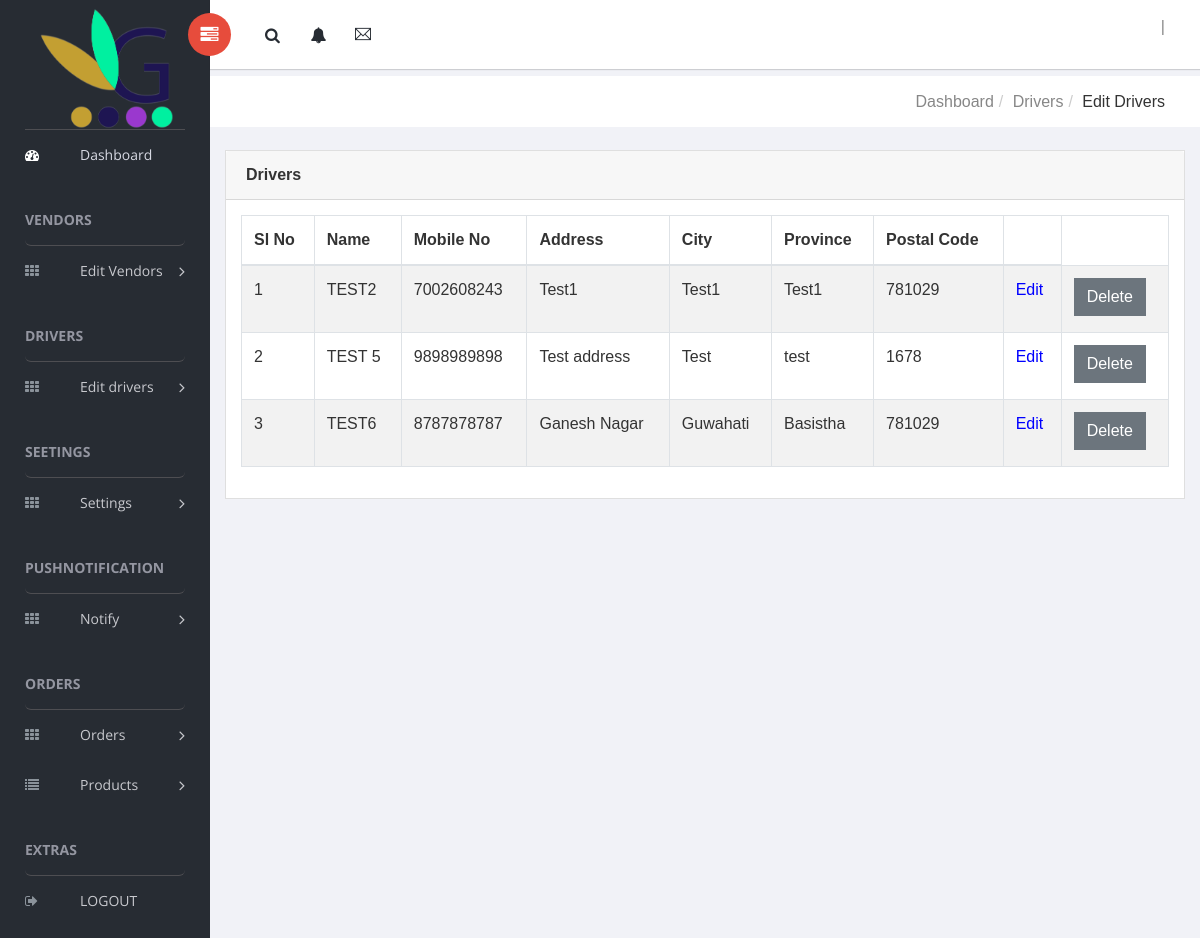
Screenshot of /EditDriver.php with the database file from the repository.
### tables this page shows
CREATE TABLE IF NOT EXISTS `user_details` (
  `ID` int(11) NOT NULL AUTO_INCREMENT,
  `Name` varchar(255) NOT NULL,
  `Email` varchar(255) DEFAULT NULL,
  `Password` varchar(200) NOT NULL,
  `Photo` varchar(255) DEFAULT 'profile_image.png',
  `Phone_No` varchar(20) NOT NULL,
  `role` int(11) NOT NULL DEFAULT '1',
  `Address` varchar(500) DEFAULT NULL,
  `Country` varchar(200) DEFAULT 'South Africa',
  `State` varchar(200) DEFAULT NULL,
  `City` varchar(255) DEFAULT NULL,
  `Pin` varchar(255) DEFAULT NULL,
  `Latitude` float(10,6) DEFAULT NULL,
  `Longitude` float(10,6) DEFAULT NULL,
  `Favorite_Home_Address` varchar(255) DEFAULT NULL,
  `Favourite_Work_Address` varchar(255) DEFAULT NULL,
  `Favourite_Other_Address` varchar(255) DEFAULT NULL,
  `isHome` int(11) NOT NULL DEFAULT '0',
  `HomeAddress` varchar(200) NOT NULL,
  `HomeHouseNo` varchar(200) NOT NULL,
  `HomeLandMark` varchar(200) NOT NULL,
  `HomeZip` varchar(200) NOT NULL,
  `isWork` tinyint(4) NOT NULL DEFAULT '0',
  `WorkAddress` varchar(200) NOT NULL,
  `WorkHouseNo` varchar(20) NOT NULL,
  `WorkLandMark` varchar(200) NOT NULL,
  `WorkZip` varchar(200) NOT NULL,
  `Rating` float(10,1) DEFAULT '0.0',
  `Is_Blocked` tinyint(1) NOT NULL DEFAULT '0',
  `Charge` int(11) NOT NULL DEFAULT '0',
  `Reference_Code` varchar(255) DEFAULT NULL,
  `User_Referrence_Code` varchar(20) DEFAULT NULL,
  `Firebase_Token` varchar(255) DEFAULT NULL,
  `Logout` tinyint(4) NOT NULL DEFAULT '0',
  `Date` date DEFAULT NULL,
  `Time` time DEFAULT NULL,
  `User` varchar(255) DEFAULT NULL,
  `IP` varchar(255) DEFAULT NULL,
  PRIMARY KEY (`ID`)
);

### EditDriver.php (the view, shortened to what this page needs)
<!doctype html>
<html class="no-js" lang="en">
<head>
    <link rel="stylesheet" href="vendors/bootstrap/dist/css/bootstrap.min.css">
    <link rel="stylesheet" href="vendors/font-awesome/css/font-awesome.min.css">
    <link rel="stylesheet" href="vendors/themify-icons/css/themify-icons.css">
    <link rel="stylesheet" href="vendors/flag-icon-css/css/flag-icon.min.css">
    <link rel="stylesheet" href="vendors/selectFX/css/cs-skin-elastic.css">
    <link rel="stylesheet" href="main.css">
    <link rel="stylesheet" href="assets/css/style.css">
</head>
<body onload="myFunction()">
 <aside id="left-panel" class="left-panel">
        <nav class="navbar navbar-expand-sm navbar-default">
            <div class="navbar-header">
                <a class="navbar-brand" href="./"><img src="images/logo.png" alt="Logo"></a>
            </div>
            <div id="main-menu" class="main-menu collapse navbar-collapse">
                <ul class="nav navbar-nav">
                    <li class="active">
                        <a href="admin.php"> <i class="menu-icon fa fa-dashboard"></i>Dashboard </a>
                    </li>
                      <h3 class="menu-title">Vendors</h3>
                     <li class="menu-item-has-children dropdown">
                        <a href="#" class="dropdown-toggle" data-toggle="dropdown" aria-haspopup="true" aria-expanded="false"> <i class="menu-icon fa fa-th"></i>Edit Vendors</a>
                    </li>
                 <h3 class="menu-title">Drivers</h3>
                     <li class="menu-item-has-children dropdown">
                        <a href="#" class="dropdown-toggle" data-toggle="dropdown" aria-haspopup="true" aria-expanded="false"> <i class="menu-icon fa fa-th"></i>Edit drivers</a>
                    </li>
                    <h3 class="menu-title">Seetings</h3>
                     <li class="menu-item-has-children dropdown">
                        <a href="#" class="dropdown-toggle" data-toggle="dropdown" aria-haspopup="true" aria-expanded="false"> <i class="menu-icon fa fa-th"></i>Settings</a>
                    </li>
  <h3 class="menu-title">PushNotification</h3>
                     <li class="menu-item-has-children dropdown">
                        <a href="#" class="dropdown-toggle" data-toggle="dropdown" aria-haspopup="true" aria-expanded="false"> <i class="menu-icon fa fa-th"></i>Notify</a>
                    </li>
                       <h3 class="menu-title">Orders</h3>
                     <li class="menu-item-has-children dropdown">
                        <a href="#" class="dropdown-toggle" data-toggle="dropdown" aria-haspopup="true" aria-expanded="false"> <i class="menu-icon fa fa-th"></i>Orders</a>
                    </li>
                      <li class="menu-item-has-children dropdown">
                        <a href="#" class="dropdown-toggle" data-toggle="dropdown" aria-haspopup="true" aria-expanded="false"> <i class="menu-icon fa fa-list"></i>Products</a>
                    </li>
  <h3 class="menu-title">Extras</h3>
                    <li class="menu ">
                        <a href="page-login.php" ><i class="menu-icon fa fa-sign-out"></i> LOGOUT</a>
                    </li>
                </ul>
            </div>
        </nav>
    </aside>
    <div id="right-panel" class="right-panel">
        <header id="header" class="header">
            <div class="header-menu">
                <div class="col-sm-7">
                    <a id="menuToggle" class="menutoggle pull-left"><i class="fa fa fa-tasks"></i></a>
                    <div class="header-left">
                        <button class="search-trigger"><i class="fa fa-search"></i></button>
   <div class="dropdown for-notification">
                            <button class="btn btn-secondary dropdown-toggle" type="button" id="notification" data-toggle="dropdown" aria-haspopup="true" aria-expanded="false">
                                <i class="fa fa-bell"></i>
                            </button>
                        </div>
                        <div class="dropdown for-message">
                            <button class="btn btn-secondary dropdown-toggle" type="button"
                                id="message"
                                data-toggle="dropdown" aria-haspopup="true" aria-expanded="false">
                                <i class="ti-email"></i>
                            </button>
                        </div>
                    </div>
                </div>
                <div class="col-sm-5">
                    <div class="user-area dropdown float-right">
                           <a href="page-login.php" class="dropdown-toggle" data-toggle="dropdown" aria-haspopup="true" aria-expanded="false"><?php  session_start(); echo $_SESSION["email"]."|".$_SESSION["name"];?></a>
                    </div>
                </div>
          </div>
        </header>
        <div class="breadcrumbs">
            <div class="col-sm-4">
                <div class="page-header float-left">
                    <div class="page-title">
                        <h1>Dashboard</h1>
                    </div>
                </div>
            </div>
            <div class="col-sm-8">
                <div class="page-header float-right">
                    <div class="page-title">
                        <ol class="breadcrumb text-right">
                            <li><a href="index.php">Dashboard</a></li>
                            <li><a href="#">Drivers</a></li>
                            <li class="active">Edit Drivers</li>
                        </ol>
                    </div>
                </div>
            </div>
        </div>
                      <div class="content mt-3" id="dataTable1">
            <div class="animated fadeIn">
                <div class="row">
                    <div class="col-md-12">
                        <div class="card" >
                         <div class="card-header">
                                <strong class="card-title">Drivers</strong>
                            </div>
                            <div class="card-body" >
                                <table id="bootstrap-data-table-export" class="table table-striped table-bordered">
                                    <thead>
                                        <tr>
                                                     <th>Sl No</th>
                                                          <th>Name</th>
                                                              <th>Mobile No</th>
                                            <th>Address</th>
                                            <th>City</th>
                                            <th>Province</th>
                                              <th>Postal Code</th>
                                             <th></th>
                                        </tr>
                                    </thead>
                                    <tbody>
                                               <?php
                      $db = new Db_Connect();
                      $conn = $db->connect();
                        $users =$conn->query("SELECT `ID`, `Name`,`Phone_No`, `role`, `Address`, `Country`, `State`, `City`, `Pin` FROM `user_details` WHERE `role`=2  ORDER BY ID");
                        if(!empty($users)): $count = 0; foreach($users as $user): $count++;
                    ?>
                    <tr>
                          <td><?php echo $count; ?></td>
                                            <td><?php echo $user['Name']; ?></td>
                        <td id="mobile"><?php echo $user['Phone_No']; ?></td>
                        <td><?php echo $user['Address']; ?></td>
                        <td><?php echo $user['City']; ?></td>
                            <td><?php echo $user['State']; ?></td>
                                 <td><?php echo $user['Pin']; ?></td>
<td> <a href="AddDrivers.php?id=<?php echo $user["ID"];?>" style="color:blue;">Edit</a></td>
<td>   <button type="button" class="btn btn-secondary mb-1" onclick="myFunct(<?php echo $user['ID']; ?>)">
                            Delete
                        </button></td>
                    </tr>
                    <?php endforeach; else: ?>
                    <tr><td colspan="5">No user(s) found......</td></tr>
                    <?php endif; ?>
                                    </tbody>
                                </table>
                            </div>
                        </div>
                    </div>
                </div>
            </div>
        </div>
</body>
</html>

### rows the page displays
user_details: Name "TEST2", Phone_No "7002608243", Address "Test1", City "Test1", State "Test1", Pin "781029"
user_details: Name "TEST 5", Phone_No "9898989898", Address "Test address", City "Test", State "test", Pin "1678"
user_details: Name "TEST6", Phone_No "8787878787", Address "Ganesh Nagar", City "Guwahati", State "Basistha", Pin "781029"
